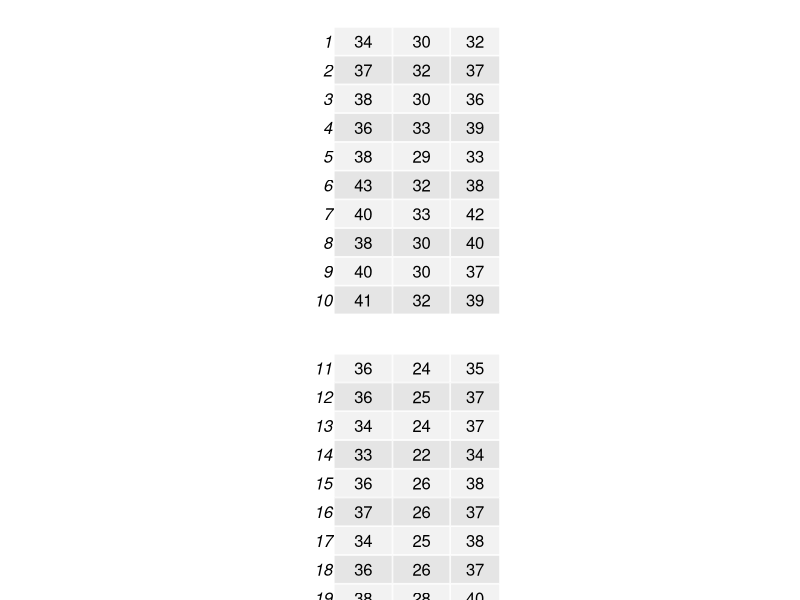
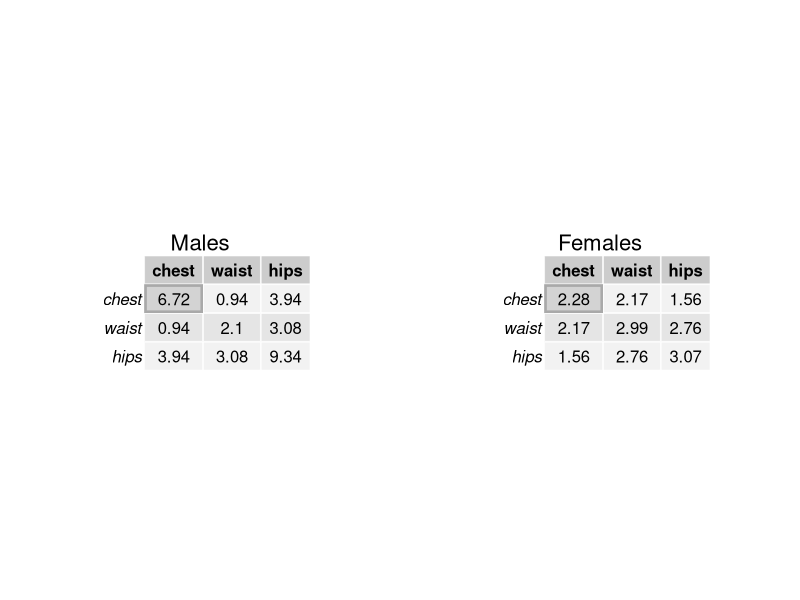

These figures' R source, in order:
library('gtable')
library('gridExtra')
library('grid')

# Create a measure dataframe to work with
measure <-  structure(list(V1 = 1:20,
                             V2 = c(34L, 37L, 38L, 36L, 38L, 43L, 40L, 38L, 40L, 41L,
                                    36L, 36L, 34L, 33L, 36L, 37L, 34L, 36L, 38L, 35L),
                             V3 = c(30L, 32L, 30L, 33L, 29L, 32L, 33L, 30L, 30L, 32L,
                                    24L, 25L, 24L, 22L, 26L, 26L, 25L, 26L, 28L, 23L),
                             V4 = c(32L, 37L, 36L, 39L, 33L, 38L, 42L, 40L, 37L, 39L,
                                    35L, 37L, 37L, 34L, 38L, 37L, 38L, 37L, 40L, 35L)),
                        .Names = c("V1", "V2", "V3", "V4"),
                        class = "data.frame", row.names = c(NA, -20L))
measure <- measure[, -1]
names(measure) <- c("chest", "waist", "hips")
measure$gender <- gl(2, 10)
levels(measure$gender) <- c("male", "female")

# Subset of female and male
f <- subset(measure, gender == 'female')[, c('chest', 'waist', 'hips')]
m <- subset(measure, gender == 'male')[, c('chest','waist', 'hips')]

# Subsets of female and male covariances
measure.female.covariance <- round(cov(f), digits = 2)
measure.male.covariance <- round(cov(m), digits = 2)

# Selects a cell to highlight
find_cell <- function(table, row, col, name = "core-fg") {
    l <- table$layout
    which(l$t == row & l$l == col & l$name == name)
}

# Add a title to a table
t.table <- function(table, ttext) {
    title <- textGrob(ttext, gp=gpar(fontsize=16))
    padding <- unit(0.5, "line")
    table <- gtable_add_rows(table,
                         heights = grobHeight(title) + padding,
                         pos = 0)
    table <- gtable_add_grob(
                             table, list(title),
                             t = 1, l = 1, r = ncol(table))

}
# Dataset displayed as table
mes.t <- tableGrob(rbind(m,f))
mes.t <- gtable_add_rows(mes.t, unit(1, 'cm'), pos = 1)
mes.t <- gtable_add_rows(mes.t, unit(1, 'cm'), pos = 12)
grid.draw(mes.t)

# Female and male covariance tables
f.cov <- tableGrob(as.table(measure.female.covariance))
ind <- find_cell(f.cov, 2, 2, "core-bg")
f.cov$grobs[ind][[1]][["gp"]] <- gpar(fill = "lightgrey", col = "darkgrey", lwd=5)

m.cov <- tableGrob(as.table(measure.male.covariance))
ind <- find_cell(m.cov, 2, 2, "core-bg")
m.cov$grobs[ind][[1]][["gp"]] <- gpar(fill = "lightgrey", col = "darkgrey", lwd=5)

grid.arrange(
    t.table(m.cov, c('Males')),
    t.table(f.cov, c('Females')),
    ncol = 2)


